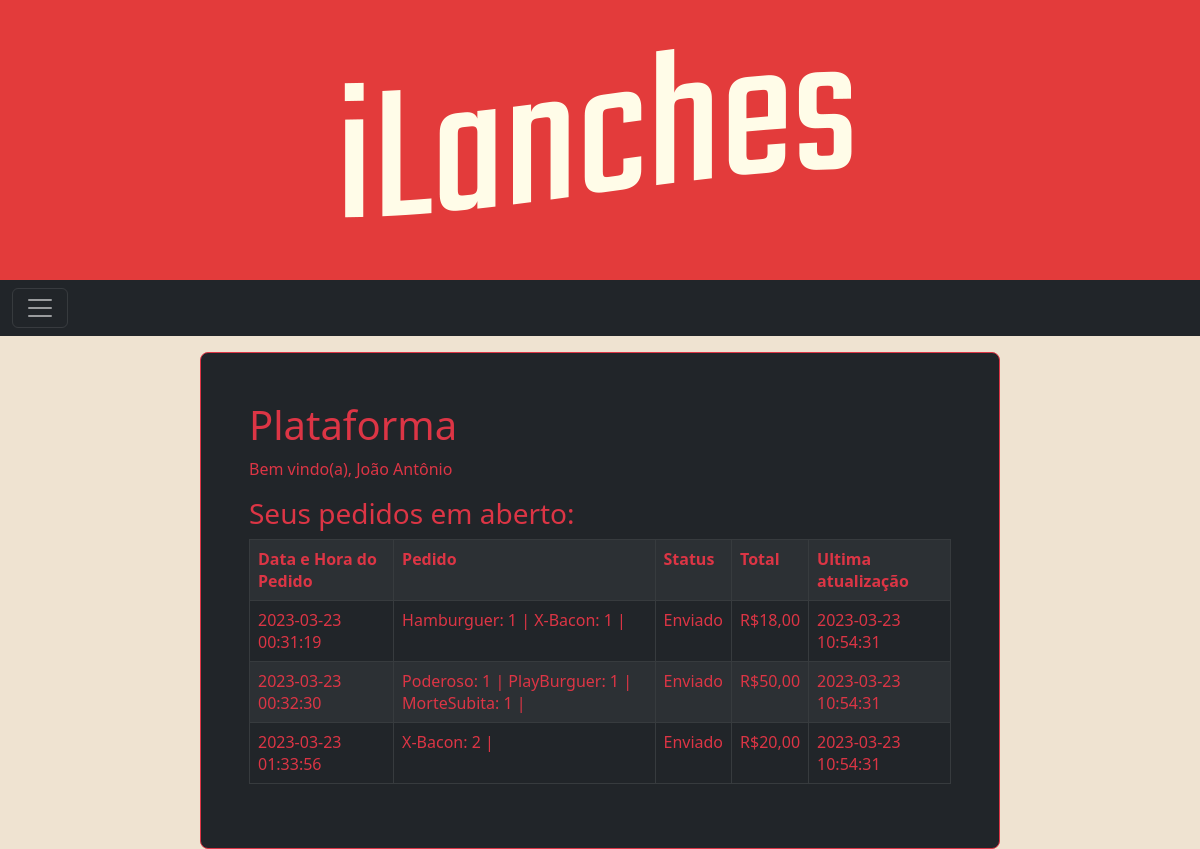
Screenshot of /Codigo/php/cliente/profile.php (signed in) with the database file from the repository.
### tables this page shows
CREATE TABLE `usuario` (
  `id` int(11) NOT NULL,
  `nome` varchar(70) NOT NULL,
  `email` varchar(70) NOT NULL,
  `senha` varchar(40) NOT NULL,
  `rua` varchar(70) NOT NULL,
  `numero` int(6) NOT NULL,
  `complemento` varchar(70) NOT NULL,
  `bairro` varchar(70) NOT NULL
);

CREATE TABLE `pedidos` (
  `pedidoId` int(11) NOT NULL,
  `user_id` int(11) NOT NULL,
  `lanches` varchar(300) NOT NULL,
  `criacao_pedido` datetime NOT NULL DEFAULT current_timestamp(),
  `ultima_atualizacao` datetime NOT NULL,
  `status` varchar(20) NOT NULL,
  `preco` float NOT NULL
);

### Codigo/php/cliente/profile.php (the view, shortened to what this page needs)
<?php
include("db_connect.php");
$username = $_SESSION['username'];
$query = "SELECT * FROM usuario WHERE email = '$username'";
$result = mysqli_query($conn, $query);
$user = mysqli_fetch_assoc($result);
?>
<html>
<head>
    <link href="https://cdn.jsdelivr.net/npm/bootstrap@5.3.0-alpha1/dist/css/bootstrap.min.css" rel="stylesheet"
>
    <link rel="stylesheet" href="../../css/style.css">
</head>
<body>
<div class="titulo mx-auto">
        <img src="../../images/titulo.png" alt="iLanches Titulo">
    </div>
    <div><nav class="navbar navbar-dark bg-dark">
  <div class="container-fluid">
    <button class="navbar-toggler" type="button" data-bs-toggle="offcanvas" data-bs-target="#offcanvasDarkNavbar" aria-controls="offcanvasDarkNavbar">
      <span class="navbar-toggler-icon"></span>
    </button>
  </div>
</nav></div>
<div class="col-md-10  mx-auto mt-3 col-lg-8">
 <div  class="p-4 p-md-5 border border-danger rounded-3 bg-dark">
<h1 class="text-danger">Plataforma</h1>
<div>
<p class="text-danger">Bem vindo(a), <?php echo $user['nome']; ?></p>
</div>
<h3 class="text-danger">Seus pedidos em aberto:</h3>
<?php
$sql = "SELECT *, email, nome FROM pedidos INNER JOIN usuario ON usuario.id = pedidos.user_id WHERE user_id = '$user[id]' AND NOT status = 'Concluido' AND NOT status = 'Cancelado'";
$resultado = mysqli_query($conn, $sql);
if (mysqli_num_rows($resultado) > 0) {
  echo "<table class='table table-dark table-bordered table-striped'>";
  echo "<tr>";
  echo "<th class='text-danger'>Data e Hora do Pedido</th>";
  echo "<th class='text-danger'>Pedido</th>";
  echo "<th class='text-danger'>Status</th>";
  echo "<th class='text-danger'>Total</th>";
  echo "<th class='text-danger'>Ultima atualização</th>";
  echo "</tr>";
  while($row = mysqli_fetch_assoc($resultado)) {
    echo "<tr>";
    echo "<td class='text-danger'>" . $row["criacao_pedido"]. "</td>";
    echo "<td class='text-danger'>" . $row["lanches"]. "</td>";
    echo "<td class='text-danger'>" . $row["status"]. "</td>";
    echo "<td class='text-danger'>" ."R$". $row["preco"].",00". "</td>";
    echo "<td class='text-danger'>" . $row["ultima_atualizacao"]. "</td>";
    echo "</tr>";
  }
  echo "</table>";
} else {
  echo "<center><h4 class='text-danger' > Não há pedidos abertos </h4></center>";
}
?>
</div>
</div>
</body>
</html>

### Codigo/css/style.css (style rules this page uses)
* { margin:0; padding:0; border:0; }
body { background-color: #efe3d1; }
.titulo { height: 35vh; display:flex; align-items: center; justify-content: center; background-color: #e33b3b; }

### rows the page displays
usuario: nome "João Antônio"
pedidos: criacao_pedido "2023-03-23 00:31:19", lanches "Hamburguer: 1 | X-Bacon: 1 |", status "Enviado", preco "18", ultima_atualizacao "2023-03-23 10:54:31"
pedidos: criacao_pedido "2023-03-23 00:32:30", lanches "Poderoso: 1 | PlayBurguer: 1 | MorteSubita: 1 |", status "Enviado", preco "50", ultima_atualizacao "2023-03-23 10:54:31"
pedidos: criacao_pedido "2023-03-23 01:33:56", lanches "X-Bacon: 2 |", status "Enviado", preco "20", ultima_atualizacao "2023-03-23 10:54:31"
